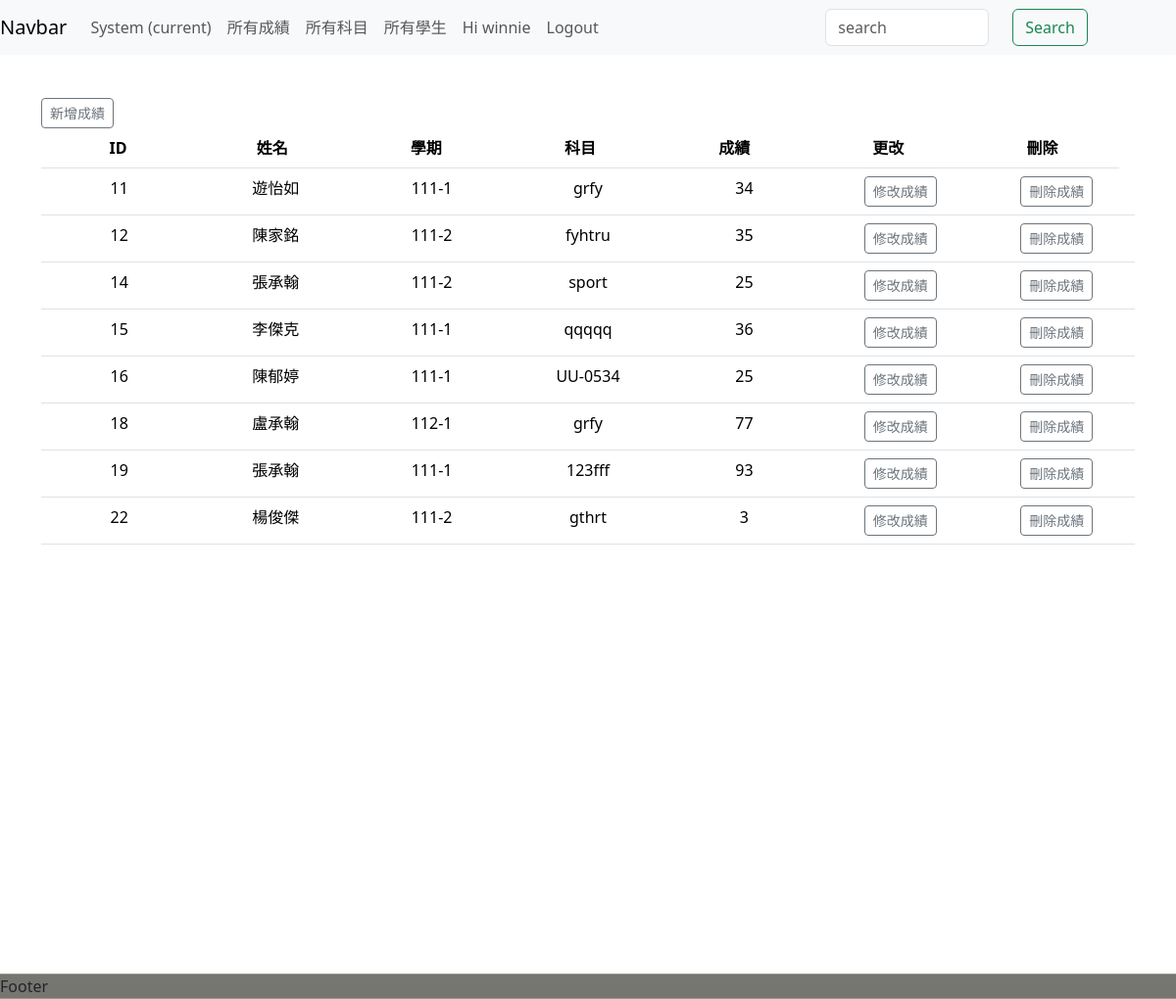
The app's page /app/grades/ (signed in) with its own data.
### app/models.py (models this page shows, shortened)
class Grade(models.Model):
    student = models.ForeignKey(verbose_name="學生", to=Student, on_delete=models.CASCADE, blank=False, null=False,db_constraint=False)
    semester = models.CharField(max_length=6, validators=[semesterRule])
    subject = models.ForeignKey(verbose_name="科目", to=Subject, on_delete=models.CASCADE, blank=False, null=False,db_constraint=False)
    grade = models.IntegerField(
        verbose_name="成績",
        validators=[MaxValueValidator(100), MinValueValidator(0)],
        blank=True,
        null=True
    )
    class Meta:
        verbose_name = "成績"
        verbose_name_plural = "成績"
        unique_together = ["student", "semester", "subject"]
        permissions = (
            ('readGrade', 'readGrade'), #(attribure,解釋)
            ('createGrade', 'createGrade'),
            ('updateGrade', 'updateGrade'),
            ('deleteGrade', 'deleteGrade'),
        )

class Student(models.Model):
    name = models.CharField(verbose_name="名字",max_length=30,blank=False,null=False)
    phoneNumber = models.CharField(verbose_name="手機",max_length=15, blank=False,validators=[phoneNumberRule], unique=True)
    email =models.CharField(max_length=50,blank=False,validators=[emailRule])
    gender = models.IntegerField(choices=((0, "男"), (1, "女"),(2,"未知")), default=2, verbose_name="性別")
    def __str__(self):
        return f"{self.name}"
    class Meta:
        ordering = ['id'] #['-id']
        verbose_name = "學生"
        verbose_name_plural = verbose_name

class Subject(models.Model):
    subjectName = models.CharField(max_length=30,unique=True,verbose_name ="科目名稱")
    def __str__(self):
        return f"{self.subjectName}"
    class Meta:
        verbose_name = "科目"
        verbose_name_plural = "科目"

### app/views.py (the view)
# urls.py: path("grades/", views.ListGradeView.as_view(), name="listGrades"),
class ListGradeView(ListView):
    model = Grade
    template_name = 'app/Grade.html'
    context_object_name = "grades"

### app/templates/app/Grade.html (shortened to what this page needs)
{% extends "app/Base.html" %}
{% load static %}
{% block content %}
     <a href="{% url 'app:createGrade' %}" class="btn btn-outline-secondary btn-sm">新增成績</a>
    <div class="table-container">
    <table class="table">
    <thead>
        <tr>
        <th scope="col">ID</th>
        <th scope="col">姓名</th>
        <th scope="col">學期</th>
        <th scope="col">科目</th>
        <th scope="col">成績</th>
        <th scope="col">更改</th>
        <th scope="col">刪除</th>
        </tr>
    </thead>
    <tbody>
        {% for grade in grades %}
            <tr>
                <td scope="col">{{ grade.id }}</td>
                <td scope="col">{{ grade.student }}</td>
                <td scope="col">{{ grade.semester }}</td>
                <td scope="col">{{ grade.subject }}</td>
                <td scope="col">{{ grade.grade }}</td>
                <td scope="col"><a href="{% url 'app:updateGrades' pk=grade.pk %}"><button class="btn btn-outline-secondary btn-sm update-grade-btn">
                    修改成績</button></a></td>
                <td scope="col"><a href="{% url 'app:deleteGrades' pk=grade.pk %}"><button class="btn btn-outline-secondary btn-sm delete-grade-btn">
                    刪除成績
                </button></a></td>
            </tr>
        {% endfor %}
    </tbody>
    </table>
    </div>
{% endblock %}

### app/templates/app/Navbar.html (shortened to what this page needs)
{% load static %}
<nav class="navbar navbar-expand-lg navbar-light bg-light" id="nav">
    <a class="navbar-brand" href="{% url "home" %}">Navbar</a>
    <div class="collapse navbar-collapse" id="navbarSupportedContent">
        <ul class="navbar-nav mr-auto">
            <li class="nav-item active">
                <a class="nav-link" href="{% url "app:index" %}"> System <span class="sr-only">(current)</span></a>
            </li>
            {% if user.is_authenticated %}
            <li><a href="{% url 'app:listGrades' %}" class="nav-link">所有成績</a></li>
            {% endif %}
            <li><a href="{% url 'app:listSubjects' %}" class="nav-link">所有科目</a></li>
            <li><a href="{% url 'app:listStudents' %}" class="nav-link">所有學生</a></li>
            <li class="has-children">
                {% if user.is_authenticated %}
                <a class="nav-link" href="{% url 'home' %}">Hi {{ user.username }}</a>
            <li class="nav-item">
                <a class="nav-link" href="{% url 'authen:logout' %}">Logout</a>
            </li>
            {% endif %}
        </ul>
    </div>
    <form id="searchform" class="form-inline my-2 my-lg-0" action="{% url 'app:searchComplete' %}" method="GET">
        <div class="row">
            <div class="col">
                <input class="form-control mr-sm-1" name="search" type="text" placeholder="search" id="search" />
            </div>
            <div class="col">
                <button class="btn btn-outline-success my-2 my-sm-0" type="submit">
                    Search
                </button>
            </div>
        </div>
    </form>
</nav>

### app/static/css/default.css (style rules this page uses)
* { margin: 0; padding: 0; }
html, body { height: 100%; overflow: hidden; }
.navbar { position: fixed; top: 0; width: 100%; z-index: 4; }
table { border-spacing: 0; border-collapse: collapse; text-align: center; width: 100%; }
table tbody { display: block; height: 600px; overflow-y: scroll; overflow-x: hidden; }
table thead, tbody tr { display: table; width: 100%; table-layout: fixed; }
table thead { width: calc( 100% - 1em) }
table thead th { background: #ccc; }
td, th { box-sizing: border-box; overflow: hidden; white-space: nowrap; text-overflow: ellipsis; height: 30px; }
table tbody { scrollbar-width: none; -ms-overflow-style: none; }

### records on screen
Grade: id "11", student "遊怡如", semester "111-1", subject "grfy", grade "34"
Grade: id "12", student "陳家銘", semester "111-2", subject "fyhtru", grade "35"
Grade: id "14", student "張承翰", semester "111-2", subject "sport", grade "25"
Grade: id "15", student "李傑克", semester "111-1", subject "qqqqq", grade "36"
Grade: id "16", student "陳郁婷", semester "111-1", subject "UU-0534", grade "25"
Grade: id "18", student "盧承翰", semester "112-1", subject "grfy", grade "77"
Grade: id "19", student "張承翰", semester "111-1", subject "123fff", grade "93"
Grade: id "22", student "楊俊傑", semester "111-2", subject "gthrt", grade "3"

### other values on screen
{{ user.username }} "winnie"
